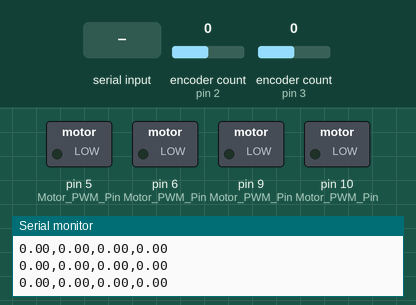
Recording of a sketch running on a simulated Arduino Uno, built with avr-gcc and run on an emulated ATmega328P. On the bench: switched loads named in the sketch (green lamp = pin HIGH), the last lines printed to the serial monitor. Inputs (shaded band) come from the test bench; at power-on: encoder count (sensors on pin 2, pin 3) 0.

Above: at 1.2 s.
1.3 s: "90;45\n" received over Serial
At 2.1 s:
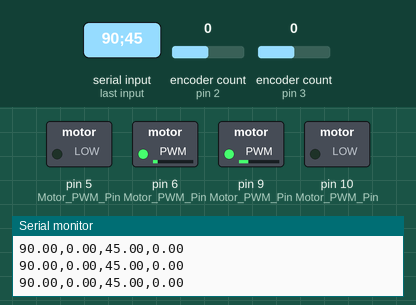
2.8 s: "30;150\n" received over Serial
At 3.6 s:
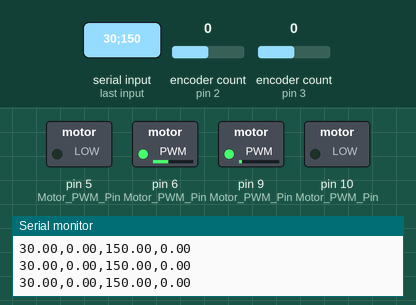
4.3 s: "200\n" received over Serial
At 4.8 s:
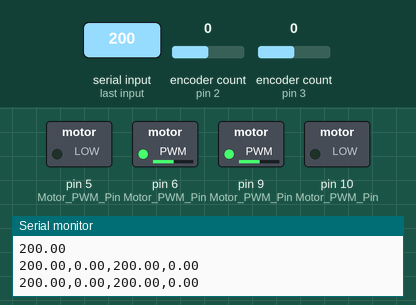
5.8 s: encoder count (sensor on pin 2) set to 1
At 7.0 s:
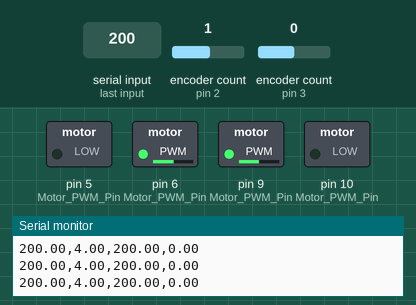
7.3 s: encoder count (sensor on pin 3) set to 1
At 8.2 s:
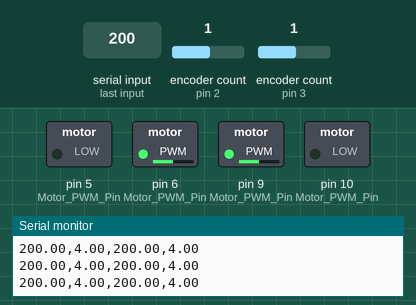
8.8 s: encoder count (sensor on pin 2) set to 0
At 9.3 s:
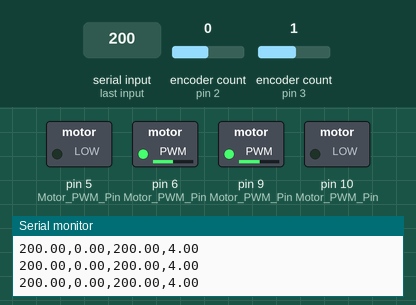
Timing chart, 0 to 11.3 s (numbered marks = the images above; inputs shaded):
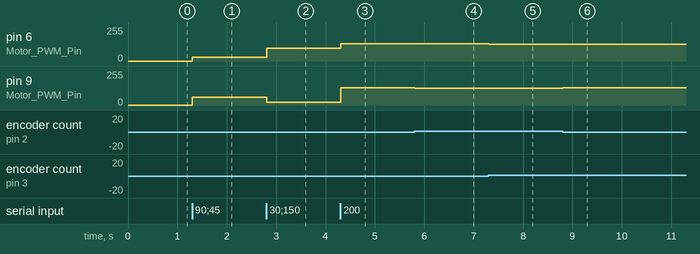

The sketch:

robot_uno.ino
```cpp
#include <Encoder.h>
Encoder my_encoder1(2, 7);//C1;C2 port on Encoder1
float output1, error1, set_point, Prop1, Kp1, Integ1, Ki1, last_error1, pwm1;
float int_error1, PID1, Deriv1, Kd1, der_error1;
//~~~~~~~~~~~~~~~~~~~~~~~~~~~~~~~~~~~~~~~~~~~~~~~~~~~~~~~~~~~~~~~~~~~~~~~~~~~~~~~~~~~~~~~~~~~~~~

Encoder my_encoder2(3, 4);//C1;C2 port on Encoder2
float output2, error2, set_point2, Prop2, Kp2, Integ2, Ki2, last_error2, pwm2;
float int_error2, PID2, Deriv2, Kd2, der_error2, position1, position2;
//~~~~~~~~~~~~~~~~~~~~~~~~~~~~~~~~~~~~~~~~~~~~~~~~~~~~~~~~~~~~~~~~~~~~~~~~~~~~~~~~~~~~~~~~~~~~~~

boolean flag = false;
int iflag = 0;
int interval = 400;

String setPoint1;
String setPoint2;

unsigned long previousMillis = 0;
const long intervalmilis = 200;

void setup() {
  // put your setup code here, to run once:
  pinMode(9, OUTPUT);//Motor PWM Pin
  pinMode(10, OUTPUT);//Motor PWM Pin

  //  pinMode(7, INPUT);//Motor PWM Pin
  //  pinMode(3, INPUT);//Motor PWM Pin
  //  //~~~~~~~~~~~~~~~~~~~~~~~~~~~~~~~~~~~~~~~~~~~~~~~~~~~~~~~~~~~~~~~~~~~~~~~~~~~~~~~~~~~~~~~~~~~~~~
  //
  //  pinMode(2, INPUT);//Motor PWM Pin
  //  pinMode(4, INPUT);//Motor PWM Pin

  pinMode(5, OUTPUT);//Motor PWM Pin
  pinMode(6, OUTPUT);//Motor PWM Pin
  Serial.begin(115200);
}

void loop() {
  if (Serial.available() > 0) {
    // read the incoming byte
    String incomingValue = Serial.readStringUntil('\n'); // Read data until '\n

    setPoint1 = incomingValue.substring(0,incomingValue.indexOf(';'));
    set_point = setPoint1.toInt();
    Serial.println(set_point);

    incomingValue = incomingValue.substring(incomingValue.indexOf(';')+1);
    setPoint2 = incomingValue.substring(0,incomingValue.indexOf('>'));
    set_point2 = setPoint2.toInt();
    Serial.println(set_point2);

   // flag = true;
  }

 // while(flag){

    //set_point = setPoint1.toInt();//original:5000
    Kp1 = 0.65;// 5.73
    Ki1 = 0.0001;//0.015
    Kd1 = 0.001;//0.33

    long position1 = my_encoder1.read();
    output1 = position1;
    error1 = set_point - output1;
    int_error1 = int_error1 + error1;
    der_error1 = error1 - last_error1;

    if (int_error1 > (-1*set_point))
      int_error1 = -1*set_point;//original: (int_error > 5000)int_error = 5000;
    if (int_error1 < set_point)
      int_error1 = set_point;//original: (int_error < -5000)int_error = -5000;

    Prop1 = Kp1 * error1;
    Integ1 = Ki1 * int_error1;
    Deriv1 = Kd1 * der_error1;
    PID1 = Prop1 + Integ1 + Deriv1;

    if (error1 < 1 and error1 > -1)
    {
      PID1 = 0;
    }

    pwm1 = abs(PID1);
    if (pwm1 > 255) {
      pwm1 = 255;
    }

    if (pwm1 < 0) {
      pwm1 = 0;
    }

    if (PID1 > 0)//moving CCW if PID > 0
    {
      analogWrite(10, 0);//original: analogWrite(9, 0)
      analogWrite(9, pwm1);//original: analogWrite(10, pwm)
    }

    if (PID1 < 0)//moving CCW if PID < 0
    {
      analogWrite(9, 0);//original: analogWrite(10, 0)
      analogWrite(10, pwm1);//original: analogWrite(9, pwm)
    }
    last_error1 = error1;

    //~~~~~~~~~~~~~~~~~~~~~~~~~~~~~~~~~~~~~~~~~~~~~~~~~~~~~~~~~~~~~~~~~~~~~~~~~~~~~~~~~~~~~~~~~~~~~~

    //set_point2 = float(setPoint2.toInt());//original:5000
    //Serial.println("");
    //set_point2 = setPoint2.toInt();
    Kp2 = 0.65;
    Ki2 = 0.0001;
    Kd2 = 0.001;

  //  Kp2 = 1.85;
  //  Ki2 = 0.06;
  //  Kd2 = 0.65;

    long position2 = my_encoder2.read();

    output2 = position2;
    error2 = set_point2 - output2;
    int_error2 = int_error2 + error2;
    der_error2 = error2 - last_error2;

    if (int_error2 > set_point2)
      int_error2 = set_point2;//original: (int_error > 5000)int_error = 5000;

    if (int_error2 < (-1*set_point2))
      int_error2 = -1*set_point2;//original: (int_error < -5000)int_error = -5000;

    Prop2 = Kp2 * error2;
    Integ2 = Ki2 * int_error2;
    Deriv2 = Kd2 * der_error2;
    PID2 = Prop2 + Integ2 + Deriv2;

    if (error2 < 1 and error2 > -1)
    {
      PID2 = 0;
    }

    pwm2 = abs(PID2);
    if (pwm2 > 255) {
      pwm2 = 255;
    }

    if (pwm2 < 0) {
      pwm2 = 0;
    }

    if (PID2 > 0)//moving CCW if PID > 0
    {
      analogWrite(5, 0);//original: analogWrite(9, 0)
      analogWrite(6, pwm2);//original: analogWrite(10, pwm)
    }

    if (PID2 < 0)//moving CCW if PID < 0
    {
      analogWrite(6, 0);//original: analogWrite(10, 0)
      analogWrite(5, pwm2);//original: analogWrite(9, pwm)
    }

    last_error2 = error2;

//    ~~~~~~~~~~~~~~~~~~~~~~~~~~~~~~~~~~~~~~~~~~~~~~~~~~~~~~~~~~~~~~~~~~~~~~~~~~~~~~~~~~~~~~~~~~~~~~~~
//
    unsigned long currentMillis = millis();
    if (currentMillis - previousMillis >= intervalmilis) {
      previousMillis = currentMillis;
      Serial.print(set_point);
      Serial.print(",");
      Serial.print(output1);
      Serial.print(",");
      Serial.print(set_point2);
      Serial.print(",");
      Serial.println(output2);
    }


    //Serial.print(",");
    //Serial.print( pwm1);
    //  Serial.print(",");
    //  Serial.print( pwm2);
    //Serial.print(",");
    //  Serial.print( error1);
    //  Serial.print(",");
    //Serial.println( error2);

    delay(10);

//    iflag++;
//    if(iflag == interval) {
//      flag = false;
//      iflag = 0;
//    }
//  }
}
```

Measured:
- after the input at 1.3 s, pin 6 (Motor_PWM_Pin): 0/255 → 29/255 at once; pin 9 (Motor_PWM_Pin): 0/255 → 58/255 at once
- after the input at 2.8 s, pin 6 (Motor_PWM_Pin): 29/255 → 97/255 at once; pin 9 (Motor_PWM_Pin): 58/255 → 19/255 at once
- after the input at 4.3 s, pin 6 (Motor_PWM_Pin): 97/255 → 130/255 at once; pin 9 (Motor_PWM_Pin): 19/255 → 130/255 at once
- after the input at 5.8 s, pin 9 (Motor_PWM_Pin): 130/255 → 127/255 at once
- after the input at 7.3 s, pin 6 (Motor_PWM_Pin): 130/255 → 127/255 at once
- after the input at 8.8 s, pin 9 (Motor_PWM_Pin): 127/255 → 130/255 at once
